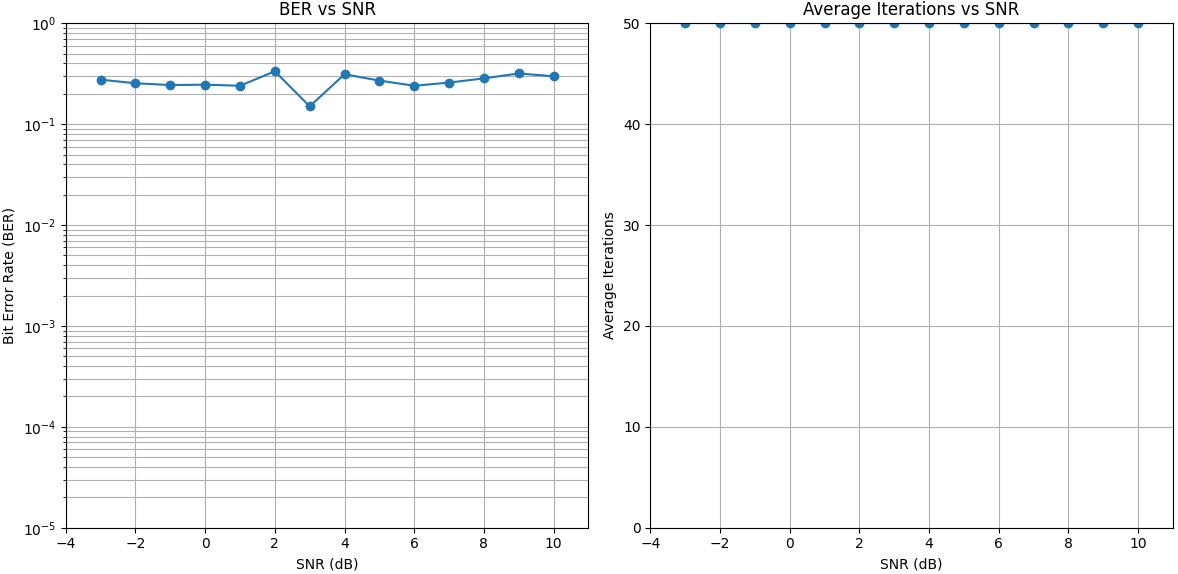

This chart was generated by the following Python code:
import numpy as np
import random
import matplotlib.pyplot as plt

def generate_parity_check_matrix_left(num_variable_nodes, num_check_nodes, degree_distribution):
    # Accounting for the degree distribution
    degree_2_count, degree_3_count, degree_5_count, degree_6_count, degree_12_count, degree_13_count = degree_distribution
    degrees = [2] * degree_2_count + [3] * degree_3_count + [5] * degree_5_count + [6] * degree_6_count + [12] * degree_12_count + [13] * degree_13_count


    # Checking if sum of degrees matches twice the number of check nodes
    assert sum(degrees) == 3 * num_check_nodes, "The degree distribution does not match the constraints."

    # Initialize the H matrix with zeros
    H = np.zeros((num_check_nodes, num_variable_nodes), dtype=int)

    # List of all edges
    edges = [(i, j) for i in range(num_check_nodes) for j in range(3)]

    # Assign edges based on the degree distribution
    variable_node_edges = []
    for node, degree in enumerate(degrees):
        variable_node_edges.extend([node] * degree)
    
    random.shuffle(variable_node_edges)
    
    # Now assign edges from variable_node_edges to check nodes
    check_node_index = 0
    while variable_node_edges:
        if len(edges) < 3:
            raise ValueError("Not enough edges to fulfill the degree distribution.")
        
        v_node = variable_node_edges.pop()
        
        # Assign the edge to a check node ensuring each check node gets exactly 2 edges
        while True:
            if check_node_index >= num_check_nodes:
                check_node_index = 0
            c_node = check_node_index
            check_node_index += 1
            if sum(H[c_node]) < 3:
                H[c_node, v_node] = 1
                break

    return H

def generate_parity_check_matrix(num_variable_nodes, num_check_nodes, degree_distribution):
    # Generate the parity check matrix
    H_left = generate_parity_check_matrix_left(num_variable_nodes, num_check_nodes, degree_distribution)

    H_right = np.zeros((num_check_nodes, num_check_nodes), dtype=int)
    for i in range(num_check_nodes):
        H_right[i, i] = 1
        if(i+1)<num_check_nodes:
            H_right[i, i+1] = 1

    H_real = np.zeros((num_check_nodes, num_variable_nodes + num_check_nodes), dtype=int)
    H_real[:, :num_variable_nodes] = H_left
    H_real[:, num_variable_nodes:] = H_right

    return H_real, H_left

def add_awgn(signal, snr_dB):
    snr_linear = 10**(snr_dB / 10.0)
    power_signal = np.mean(signal**2)
    noise_power = power_signal / snr_linear
    noise = np.sqrt(noise_power) * np.random.randn(*signal.shape)
    noisy_signal = signal + noise
    return noisy_signal, noise_power

def get_llr_from_initial_signal(H_left, initial_signal, snrdB, num_check_nodes):
    # Element-wise multiplication of the vector with every row of the matrix
    redundancy_temp = H_left * initial_signal

    # Sum up each row
    redundancy_temp2 = np.sum(redundancy_temp, axis=1) % 2

    # Calculating the parity nodes
    redundancy = np.zeros((num_check_nodes), dtype=int)

    for i in range(len(redundancy_temp2) - 1):
        redundancy[i] = (redundancy_temp2[i] + redundancy_temp2[i+1]) % 2

    redundancy[len(redundancy_temp2)-1] = redundancy_temp2[len(redundancy_temp2)-1]

    # Compiling the full message signal
    generated_signal = np.concatenate((initial_signal, redundancy))

    # Adding noise to the signal
    bpsk_signal = 2 * generated_signal - 1  # Convert to BPSK: 0 -> -1, 1 -> +1
    noisy_signal, noise_power = add_awgn(bpsk_signal, snrdB)

    # Calculate LLRs
    llr = (2 * noisy_signal) / noise_power

    return llr

def belief_propagation(H_real, received_llr, max_iterations):
    
    eps=1e-6
    M, N = H_real.shape
    # Initialize messages

    
    r = np.zeros((M, N)) # messages from check nodes to variable nodes
    q = np.zeros((M, N)) # messages from variable nodes to check nodes
    
    # Initialize q messages with received LLRs
    for m in range(M):
        for n in np.where(H_real[m])[0]:
            q[m, n] = received_llr[n]
    
    for iteration in range(max_iterations):
        # Messages sent by check node to variable node
        for m in range(M):
            for n in np.where(H_real[m])[0]:
                neighbors = np.where(H_real[m])[0]
                neighbors = neighbors[neighbors != n]
                prod = np.prod(np.tanh(q[m, neighbors] / 2))
                prod = np.clip(prod, -1 + eps, 1 - eps)
                r[m, n] = 2 * np.arctanh(prod)
        
        # Messages sent by variable node to check node
        llr_updated = np.copy(received_llr)
        for n in range(N): # for each variable node
            for m in np.where(H_real[:, n])[0]: # for each check node connected to it
                neighbors = np.where(H_real[:, n])[0]
                neighbors = neighbors[neighbors != m]
                sum = np.sum(r[neighbors, n]) + received_llr[n]
                q[m, n] = sum
                llr_updated[n] += sum
        
        # Decision
        decoded_bits = (llr_updated > 0).astype(int)
        #decoded_bits = llr_updated
        
        # Check if all parity-check equations are satisfied
        syndrome = np.mod(H_real @ decoded_bits, 2)
        #print(np.sum(syndrome))
        if np.all(syndrome == 0):
            return decoded_bits, iteration + 1
        
        # Update q messages for next iteration
        #for m in range(M):
        #    for n in np.where(H_real[m])[0]:
        #        neighbors = np.where(H_real[:, n])[0]
        #        neighbors = neighbors[neighbors != m]
        #        q[m, n] = received_llr[n] + r[neighbors, n].sum()
    
    return decoded_bits, max_iterations

# calculate ber
def calculate_ber(original_bits, decoded_bits):
    # check if both inputs are the right dimensions
    if original_bits.shape != decoded_bits.shape:
        raise ValueError("Length of original_bits and decoded_bits must be the same.")

    # calculate and return ber
    return np.sum(original_bits != decoded_bits) / len(original_bits)


def simulate_ldpc(H, H_left, initial_signal, snr_values, max_iter, num_check_nodes):
    ber = []
    avg_iterations = []

    for snr_dB in snr_values:
        llr = get_llr_from_initial_signal(H_left, initial_signal, snr_dB, num_check_nodes)
        
        # Decode the received signal
        decoded_bits, iterations = belief_propagation(H, llr, max_iter)

        # Getting the message signal from the decoded bits
        decoded_message = decoded_bits[:len(initial_signal)]

        # Calculate BER and store results
        ber_snr = calculate_ber(initial_signal, decoded_message)
        ber.append(ber_snr)
        avg_iterations.append(iterations)

        # debugging
        #print(f"SNR:                  {snr_dB}")
        #print(f"Number of Iterations: {iterations}")
        #print(f"Bit Error Rate (BER): {ber_snr}")
    
    return ber, avg_iterations


def plot_results(snr_values, ber, avg_iterations):
    plt.figure(figsize=(12, 6))

    # BER vs SNR plot
    plt.subplot(1, 2, 1)
    plt.semilogy(snr_values, ber, marker='o')
    plt.title('BER vs SNR')
    plt.xlabel('SNR (dB)')
    plt.ylabel('Bit Error Rate (BER)')
    plt.grid(True, which='both')
    plt.xlim(-4, 11)
    plt.ylim(10e-6, 1)

    # Average Iterations vs SNR plot
    plt.subplot(1, 2, 2)
    plt.plot(snr_values, avg_iterations, marker='o')
    plt.title('Average Iterations vs SNR')
    plt.xlabel('SNR (dB)')
    plt.ylabel('Average Iterations')
    plt.grid(True)
    plt.xlim(-4, 11)
    plt.ylim(0, 50)

    plt.tight_layout()
    plt.show()



def main():

    # Setting parameters
    num_variable_nodes = 499
    num_check_nodes = 1000
    degree_distribution = (116, 129, 96, 18, 27, 113)
    snr_values = np.arange(-3, 11, 1)
    max_iter = 50

    # Generating parity check matrix
    H_real, H_left = generate_parity_check_matrix(num_variable_nodes, num_check_nodes, degree_distribution)

    # Generating initial signal
    #initial_signal = np.random.randint(0, 2, num_variable_nodes)
    initial_signal = np.zeros(num_variable_nodes, dtype=int)

    # Performing the encoding, tranmission and decoding process
    ber, avg_iterations = simulate_ldpc(H_real, H_left, initial_signal, snr_values, max_iter, num_check_nodes)

    # Plotting the results
    plot_results(snr_values, ber, avg_iterations)


if __name__ == "__main__":
    main()
